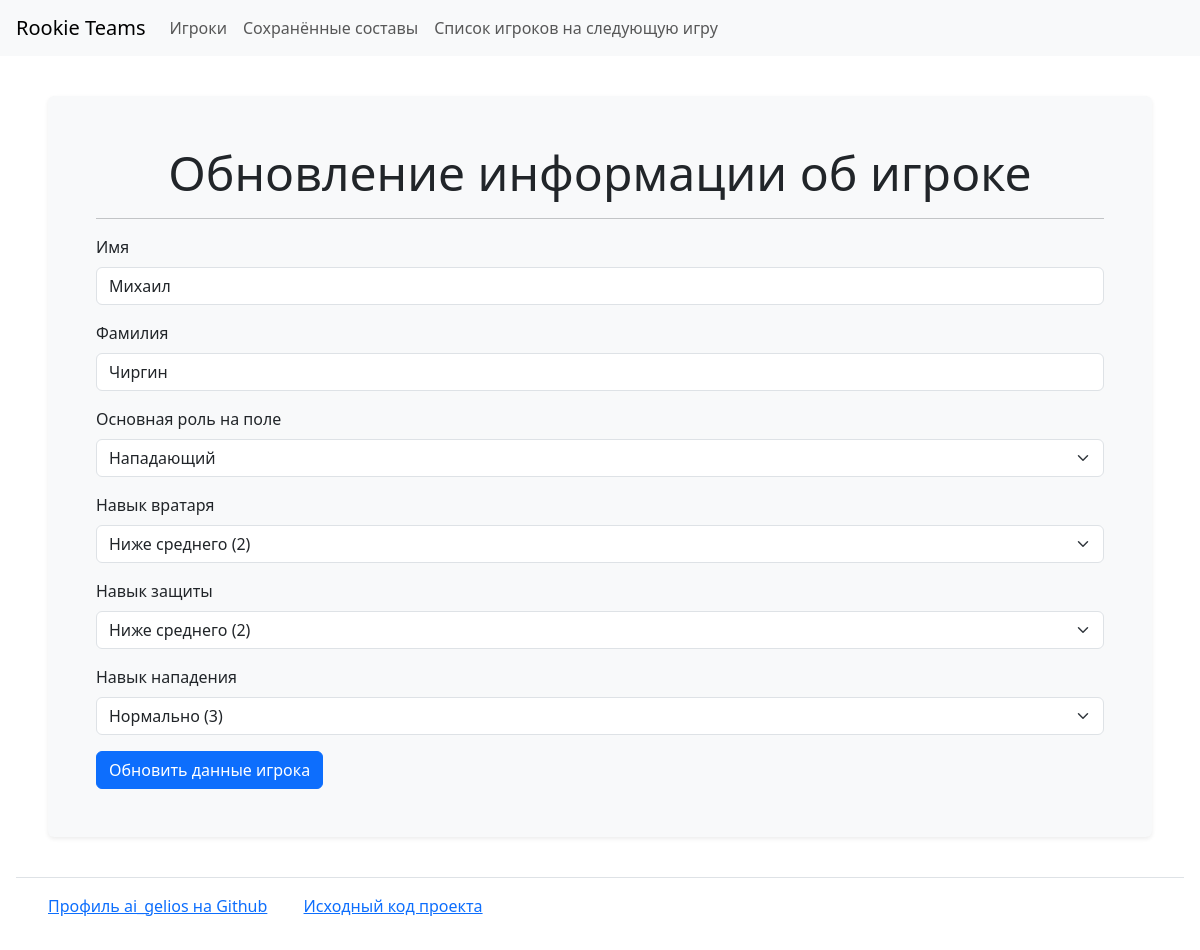
/players/3/update/, run on the app's committed database.
### rooky_teams/players/models.py (models this page shows, shortened)
class Player(models.Model):
    first_name = models.CharField(
        max_length=64,
    )
    last_name = models.CharField(
        max_length=64,
    )
    role = models.ForeignKey(
        to=Role,
        on_delete=models.PROTECT,
        blank=False,
        null=False,
        related_name='role'
    )
    gk_skill = models.ForeignKey(
        to=SkillLevel,
        on_delete=models.PROTECT,
        blank=False,
        null=False,
        related_name='gk_skill'
    )
    def_skill = models.ForeignKey(
        to=SkillLevel,
        on_delete=models.PROTECT,
        blank=False,
        null=False,
        related_name='def_skill'
    )
    off_skill = models.ForeignKey(
        to=SkillLevel,
        on_delete=models.PROTECT,
        blank=False,
        null=False,
        related_name='off_skill'
    )

### rooky_teams/players/views.py (the view)
# urls.py: path('<int:pk>/update/', PlayerUpdateView.as_view(), name='player_update'),
class PlayerUpdateView(SuccessMessageMixin, UpdateView):
    template_name = 'players/update.html'
    model = Player
    form_class = PlayerForm
    success_url = SUCCESS_URL
    success_message = _('Player successfully updated!')

### rooky_teams/players/forms.py
class PlayerForm(ModelForm):
    class Meta:
        model = Player
        fields = (
            'first_name',
            'last_name',
            'role',
            'gk_skill',
            'def_skill',
            'off_skill',
        )
        labels = dict(
            first_name=_('First name'),
            last_name=_('Last name'),
            role=_('Role on the field'),
            gk_skill=_('Goalkeeper skill'),
            def_skill=_('Defender skill'),
            off_skill=_('Forward skill'),
        )

### rooky_teams/roles/models.py (called while the page is built)
    def __str__(self):
        return ROLES.get(self.name)

### rooky_teams/skills/models.py (called while the page is built)
    def __str__(self):
        return f'{TRANSLATED_NAMES.get(self.value)} ({self.value})'

### rooky_teams/templates/players/update.html (shortened to what this page needs)
{% extends "home.html" %}
{% load django_bootstrap5 %}
{% load i18n %}
{% block content %}
    <h2 class="text-center display-5">{% translate "Player data updating" %}</h2>
    <hr>
    <form method="post">
        {% bootstrap_form form %}
        {% translate "Update player" as action %}
        {% bootstrap_button action button_type="submit" button_class="btn btn-primary" %}
    </form>
{% endblock %}

### data on the page
Player: first_name "Михаил", last_name "Чиргин", role "Нападающий", gk_skill "Ниже среднего (2)", def_skill "Ниже среднего (2)", off_skill "Нормально (3)"
